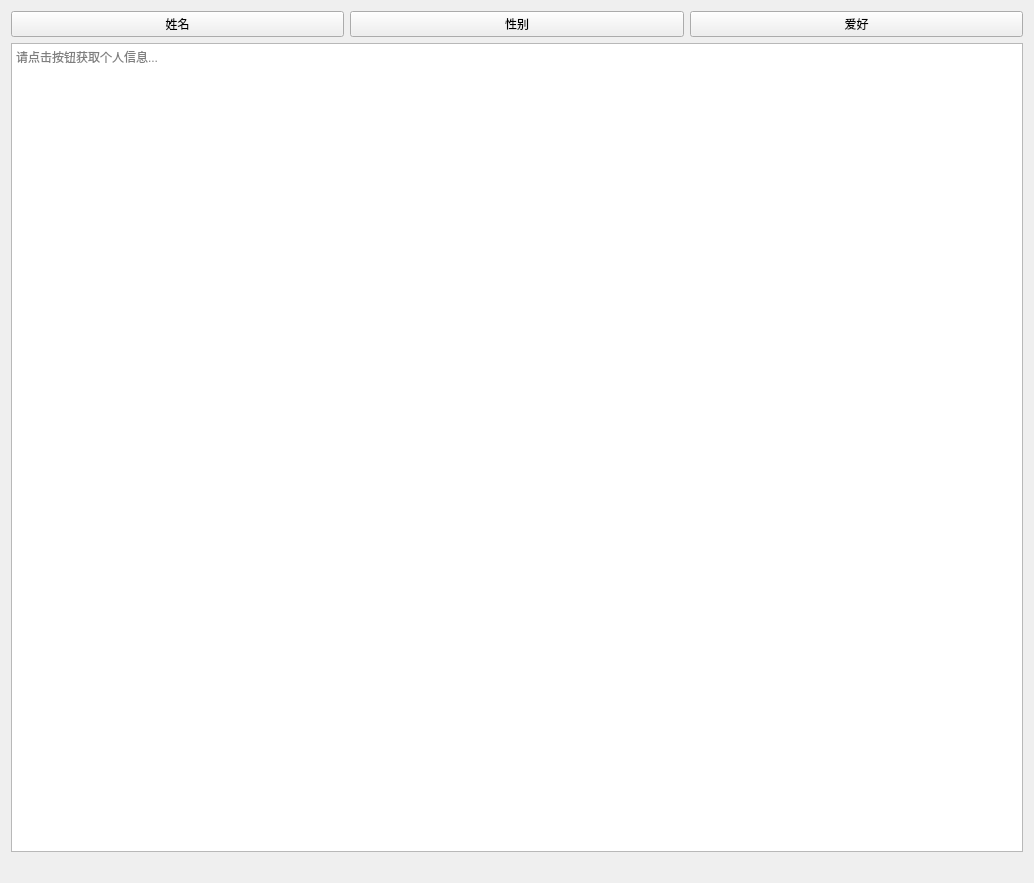
<?xml version="1.0" encoding="UTF-8"?>
<ui version="4.0">
 <class>Form</class>
 <widget class="QWidget" name="Form">
  <property name="geometry">
   <rect>
    <x>0</x>
    <y>0</y>
    <width>1034</width>
    <height>883</height>
   </rect>
  </property>
  <property name="windowTitle">
   <string>yida</string>
  </property>
  <layout class="QVBoxLayout" name="verticalLayout_3">
   <item>
    <layout class="QVBoxLayout" name="verticalLayout_2">
     <item>
      <layout class="QVBoxLayout" name="verticalLayout">
       <item>
        <layout class="QHBoxLayout" name="horizontalLayout">
         <item>
          <widget class="QPushButton" name="pushButton1">
           <property name="text">
            <string>姓名</string>
           </property>
          </widget>
         </item>
         <item>
          <widget class="QPushButton" name="pushButton2">
           <property name="text">
            <string>性别</string>
           </property>
          </widget>
         </item>
         <item>
          <widget class="QPushButton" name="pushButton3">
           <property name="text">
            <string>爱好</string>
           </property>
          </widget>
         </item>
        </layout>
       </item>
       <item>
        <widget class="QTextEdit" name="textEdit">
         <property name="placeholderText">
          <string>请点击按钮获取个人信息...</string>
         </property>
        </widget>
       </item>
      </layout>
     </item>
    </layout>
   </item>
   <item>
    <layout class="QHBoxLayout" name="horizontalLayout_2">
     <item>
      <widget class="QLabel" name="label1">
       <property name="text">
        <string/>
       </property>
       <property name="pixmap">
        <pixmap>../../../../Downloads/图片/萌图/2.jpg</pixmap>
       </property>
       <property name="scaledContents">
        <bool>true</bool>
       </property>
       <property name="wordWrap">
        <bool>true</bool>
       </property>
       <property name="openExternalLinks">
        <bool>true</bool>
       </property>
      </widget>
     </item>
     <item>
      <widget class="QLabel" name="label2">
       <property name="text">
        <string/>
       </property>
       <property name="pixmap">
        <pixmap>../../../../Downloads/图片/萌图/2.jpg</pixmap>
       </property>
       <property name="scaledContents">
        <bool>true</bool>
       </property>
       <property name="alignment">
        <set>Qt::AlignCenter</set>
       </property>
       <property name="wordWrap">
        <bool>true</bool>
       </property>
       <property name="openExternalLinks">
        <bool>true</bool>
       </property>
      </widget>
     </item>
    </layout>
   </item>
  </layout>
 </widget>
 <resources/>
 <connections/>
</ui>
